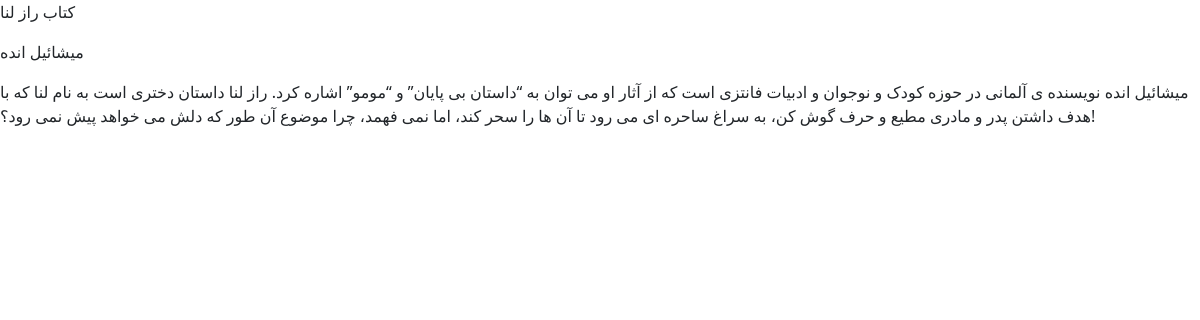
The app's page /book/detail/2/19940-lenchens-geheimnis/ with its own data.
### home/models.py (models this page shows, shortened)
class Book(models.Model):
    name = models.CharField(max_length=100, verbose_name='نام')
    slug = models.SlugField(max_length=100, unique=True, verbose_name='اسلاگ')
    author = models.CharField(max_length=100, verbose_name='نویسنده')
    description = models.TextField(verbose_name='توضیحات')
    class Meta:
        verbose_name = 'کتاب'
        verbose_name_plural = 'کتاب ها'

### home/views.py (the view)
# urls.py: path('book/detail/<int:book_id>/<slug:book_slug>/', views.BookDetailView.as_view(), name='book_detail'),
class BookDetailView(View):
    def get(self, request, book_id, book_slug):
        book = get_object_or_404(Book, id=book_id, slug=book_slug)
        return render(request, 'home/book_detail.html', {'book': book})

### home/templates/home/book_detail.html (shortened to what this page needs)
{% extends 'parent/base.html' %}
{% block content %}
	<p>{{ book.name }}</p>
	<p>{{ book.author }}</p>
	<p>{{ book.description }}</p>
{% endblock %}

### records on screen
Book: name "کتاب راز لنا", author "میشائیل انده", description "میشائیل انده نویسنده ی آلمانی در حوزه کودک و نوجوان و ادبیات فانتزی است که از آثار او می توان به “داستان بی پایان” و “مومو” اشاره کرد. راز لنا داستان دختری است به نام لنا که با هدف داشتن پدر و مادری مطیع و حرف گوش کن، به سراغ ساحره ای می رود تا آن ها را سحر کند، اما نمی فهمد، چرا موضوع آن طور که دلش می خواهد پیش نمی رود؟!"
